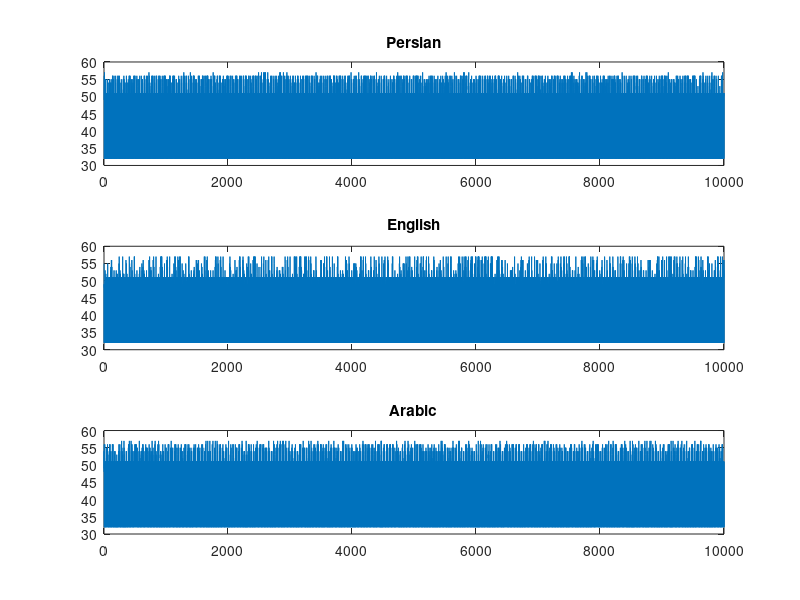
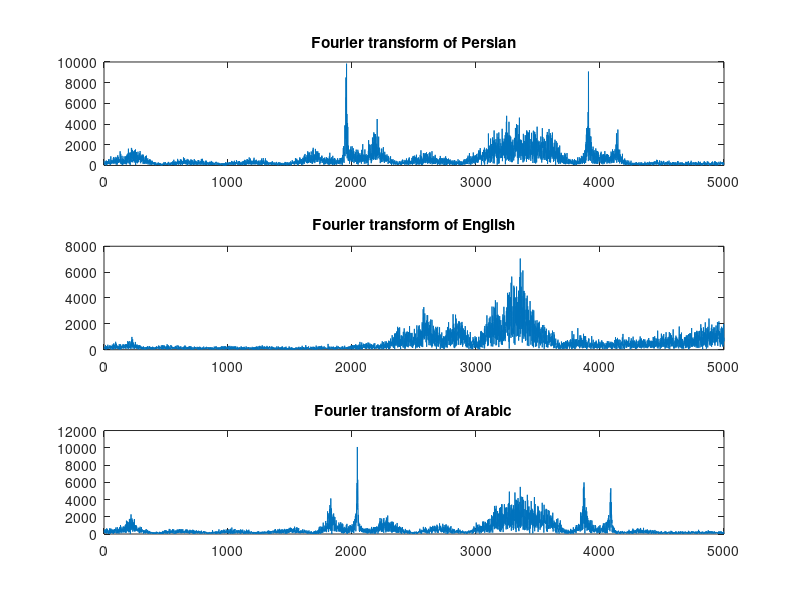
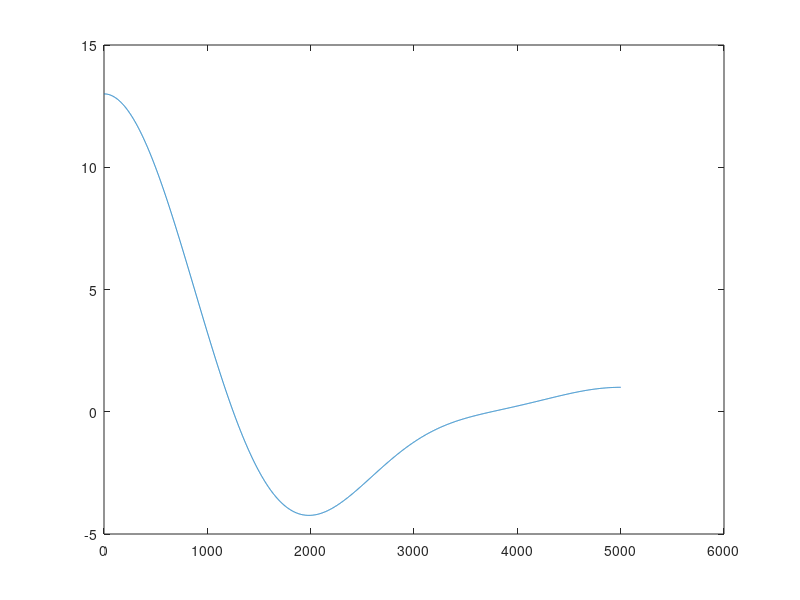
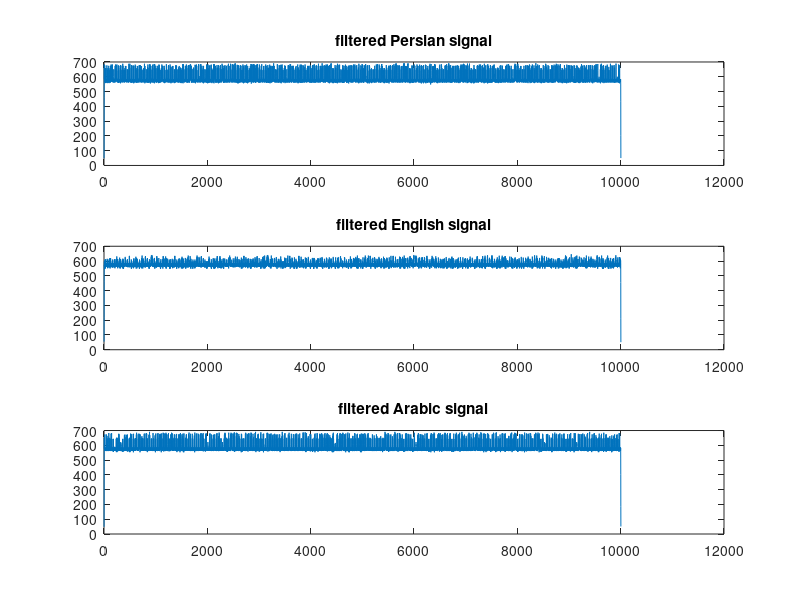

Source code (MATLAB) for these figures, in order:
close all; clear all;
% load Persian.dat %ASCII code of persian 
f=fopen('Persian2.dat','rt');
x= fread(f);
fclose(f);
x=x(1:10000);
% load English.dat  %ASCII code of English
f=fopen('English2.dat','rt');
y= fread(f);
fclose(f);
y=y(1:10000);
% load French.dat  %ASCII code of Arabic
f=fopen('Arabic2.dat','rt');
z= fread(f);
fclose(f);
z=z(1:10000);
figure(1)
subplot(3,1,1) ;
plot(x);
title('Persian');
subplot(3,1,2) ;
plot(y);
title ('English');
subplot(3,1,3) ;
plot(z);
title ('Arabic');
x_f = abs(fft(x));  % Fourier transform of x
x_f = x_f(2:end/2 +1);
y_f = abs(fft(y));  % Fourier transform of y
y_f = y_f(2:end/2 +1);
z_f = abs(fft(z));  % Fourier transform of z
z_f = z_f(2:end/2 +1);
figure(2)
subplot(3,1,1) ;
plot(real(x_f));
title ('Fourier transform of Persian');
subplot(3,1,2) ;
plot(real(y_f));
title ('Fourier transform of English');
subplot(3,1,3) ;
plot(real(z_f));
title ('Fourier transform of Arabic');
t_f = [1 3 5 3 1] ;   % filter 
var = fft(t_f ,10000);
var=var(1 : end/2 +1);
figure(3)
plot(real(var));
x_filter = conv(t_f, x);   
y_filter = conv(t_f, y);
z_filter = conv(t_f, z);
figure(4)
subplot(3,1,1) ;
plot(x_filter);
title ('filtered Persian signal');
subplot(3,1,2) ;
plot(y_filter);
title ('filtered English signal');
subplot(3,1,3) ;
plot(z_filter);
title ('filtered Arabic signal');
x_f_f = abs(fft(x_filter)); % Fiurier of filtered x
x_f_f = x_f_f(2:end/2 +1);
x_f_f(2001 : end)=0;
y_f_f = abs(fft(y_filter)); % Fiurier of filtered x
y_f_f = y_f_f(2:end/2 +1);
y_f_f(2001 : end)=0;
z_f_f = abs(fft(z_filter)); % Fiurier of filtered x
z_f_f = z_f_f(2:end/2 +1);
z_f_f(2001 : end)=0;
figure(5)
subplot(3,1,1) ;
plot(real(x_f_f)); 
title ('Fourier tranform of filtered Persian signal');
subplot(3,1,2) ;
plot(real(y_f_f));
title ('Fourier transform of filtered English signal');
subplot(3,1,3) ;
plot(real(z_f_f));  
title ('Fourier transform of filtered Arabic signal');







